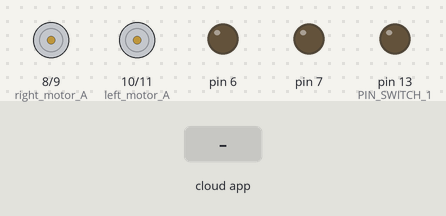
Recording of a sketch running on a simulated Arduino Uno, built with avr-gcc and run on an emulated ATmega328P. Shown: motor-driver pin pairs drawn as motors (green arrow = first pin HIGH = forward, orange = second pin HIGH = backward, longer = more drive), output pins drawn as LEDs (lit = HIGH). The inputs (shaded band) are chosen by the test bench. The RemoteXY app is connected.

Above: at 1.2 s.
1.3 s: the phone or cloud app sets switch_1 to 1
At 2.2 s:
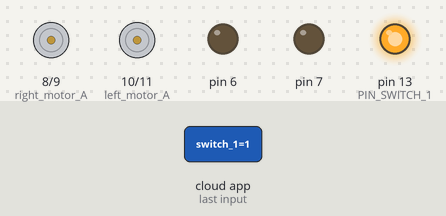
2.8 s: the phone or cloud app sets joystick_1_x to -100
At 3.4 s:
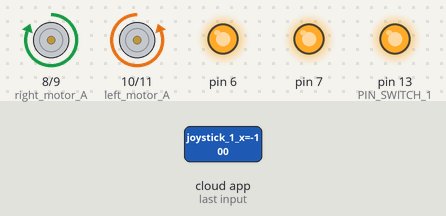
4.3 s: the phone or cloud app sets joystick_1_y to -100
At 5.5 s:
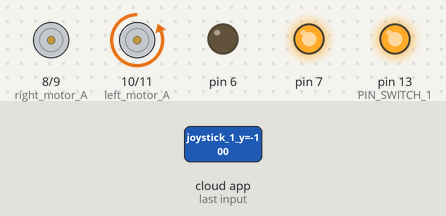
5.8 s: the phone or cloud app sets switch_1 to 0
At 6.9 s:
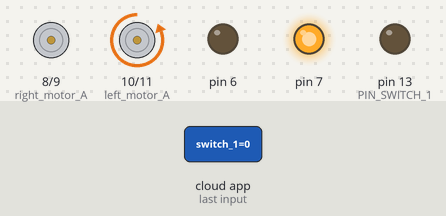
7.3 s: the phone or cloud app sets joystick_1_x to 0
At 8.0 s:
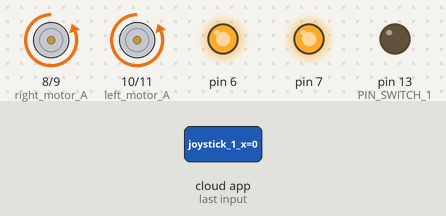
8.8 s: the phone or cloud app sets joystick_1_y to 100
At 9.1 s:
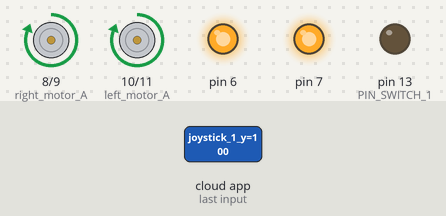
Timing chart, 0 to 11.3 s (numbered marks = the images above; inputs shaded):
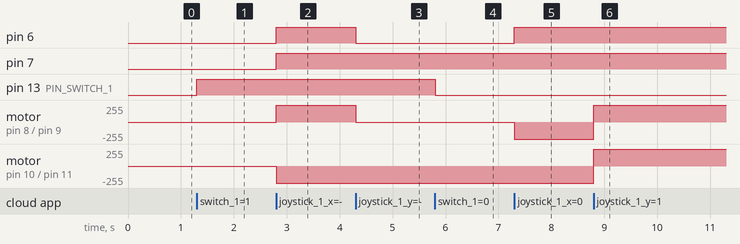

Measured:
- after the input at 1.3 s, pin 13 (PIN_SWITCH_1): LOW → HIGH at once
- after the input at 2.8 s, pin 6, pin 7: LOW → HIGH at once; motor on pin 8 (right_motor_A) / pin 9 (right_motor_B): stopped → forward 255/255 at once; motor on pin 10 (left_motor_A) / pin 11 (left_motor_B): stopped → backward 255/255 at once
- after the input at 4.3 s, pin 6: HIGH → LOW at once; motor on pin 8 (right_motor_A) / pin 9 (right_motor_B): forward 255/255 → stopped at once
- after the input at 5.8 s, pin 13 (PIN_SWITCH_1): HIGH → LOW at once
- after the input at 7.3 s, pin 6: LOW → HIGH at once; motor on pin 8 (right_motor_A) / pin 9 (right_motor_B): stopped → backward 255/255 at once
- after the input at 8.8 s, motor on pin 8 (right_motor_A) / pin 9 (right_motor_B), motor on pin 10 (left_motor_A) / pin 11 (left_motor_B): backward 255/255 → forward 255/255 at once

The sketch:

car_control.ino
```cpp
// (licence header left out)
//////////////////////////////////////////////
//        RemoteXY include library          //
//////////////////////////////////////////////

// RemoteXY select connection mode and include library
#define REMOTEXY_MODE__SOFTSERIAL
#include <SoftwareSerial.h>

#include <RemoteXY.h>

// RemoteXY connection settings
#define REMOTEXY_SERIAL_RX 2
#define REMOTEXY_SERIAL_TX 3
#define REMOTEXY_SERIAL_SPEED 9600


// RemoteXY configurate
#pragma pack(push, 1)
uint8_t RemoteXY_CONF[] =
  { 3,0,24,0,6,5,0,2,0,3
  ,3,18,7,2,79,78,0,79,70,70
  ,0,5,16,42,10,40,40,2 };

// this structure defines all the variables of your control interface
struct {

    // input variable
  uint8_t switch_1; // =1 if switch ON and =0 if OFF
  int8_t joystick_1_x; // =-100..100 x-coordinate joystick position
  int8_t joystick_1_y; // =-100..100 y-coordinate joystick position

    // other variable
  uint8_t connect_flag;  // =1 if wire connected, else =0

} RemoteXY;
#pragma pack(pop)

/////////////////////////////////////////////
//           END RemoteXY include          //
/////////////////////////////////////////////

#define PIN_SWITCH_1 13

//define right motor control pins
#define right_motor_A 8
#define right_motor_B 9
#define right_motor_speed 6 //enable pin

//define left motor control pins
#define left_motor_A 10
#define left_motor_B 11
#define left_motor_speed 7 //enable pin

//define two arrays with a list of pins for each motor
uint8_t RightMotor[3] = {right_motor_A, right_motor_B, right_motor_speed};
uint8_t LeftMotor[3] = {left_motor_A, left_motor_B, left_motor_speed};

//speed control of motors
void Wheel (uint8_t * motor, int v) // v = motor speed, motor = pointer to an array of pins
{
  if (v > 100) v=100;
  if (v < -100) v=-100;
  if (v > 0){

    digitalWrite (motor [0], HIGH);
    digitalWrite (motor [1], LOW);
    analogWrite (motor [2], v * 2.55);
  }
  else if ( v<0 ){

    digitalWrite (motor [0], LOW);
    digitalWrite (motor [1], HIGH);
    analogWrite (motor [2], (-v) * 2.55);
  }
  else{
    digitalWrite (motor [0], LOW);
    digitalWrite (motor [1], LOW);
    analogWrite (motor [2], 0);
  }
}


void setup()
{
  RemoteXY_Init ();

  pinMode (PIN_SWITCH_1, OUTPUT);

  //initialization pins
  pinMode (right_motor_A, OUTPUT);
  pinMode (right_motor_B, OUTPUT);
  pinMode (left_motor_A, OUTPUT);
  pinMode (left_motor_B, OUTPUT);

}

void loop()
{
  RemoteXY_Handler ();

  digitalWrite(PIN_SWITCH_1, (RemoteXY.switch_1==0)?LOW:HIGH);

  //manage the right motor
  Wheel (RightMotor, RemoteXY.joystick_1_y - RemoteXY.joystick_1_x);
  Wheel (LeftMotor, RemoteXY.joystick_1_y + RemoteXY.joystick_1_x);


}
```
